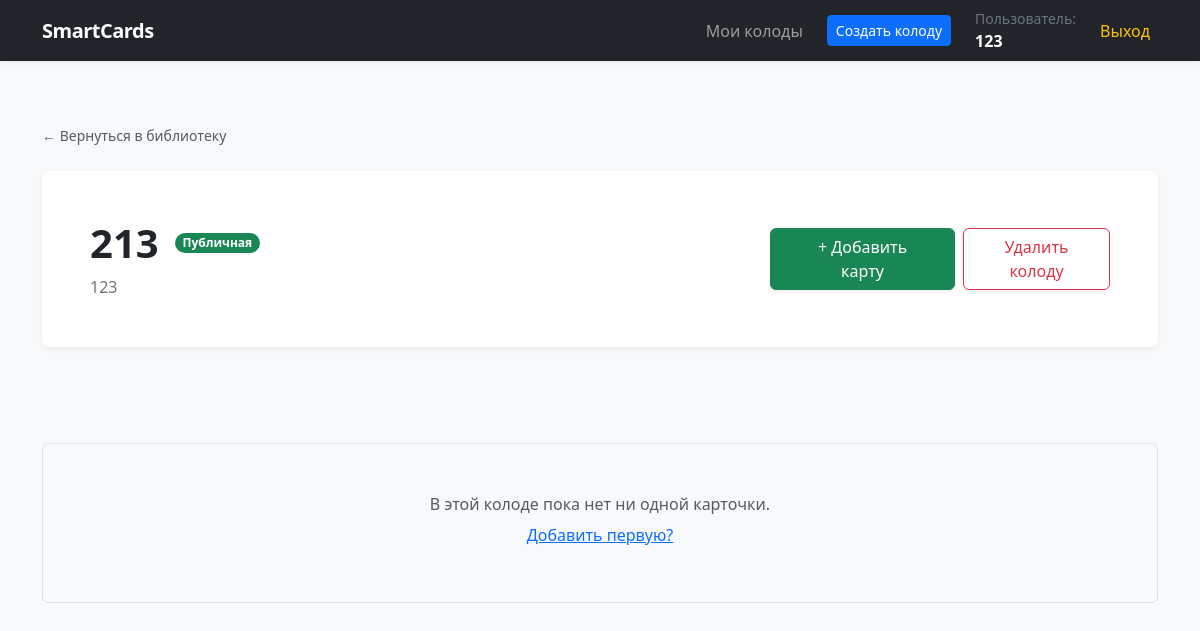
The page /deck/1 (signed in) on the database its author committed.
### models.py (models this page shows, shortened)
class User(db.Model, UserMixin):
    __tablename__ = 'users'
    id = db.Column(db.Integer, primary_key=True)
    username = db.Column(db.String(80), unique=True, nullable=False)
    email = db.Column(db.String(120), unique=True, nullable=False)
    password_hash = db.Column(db.String(255), nullable=False)
    decks = db.relationship('Deck', backref='author', lazy=True, cascade="all, delete-orphan")

class Deck(db.Model):
    __tablename__ = 'decks'
    id = db.Column(db.Integer, primary_key=True)
    title = db.Column(db.String(100), nullable=False)
    description = db.Column(db.Text, nullable=True)
    is_public = db.Column(db.Boolean, default=False)
    created_at = db.Column(db.DateTime, default=datetime.utcnow)
    user_id = db.Column(db.Integer, db.ForeignKey('users.id'), nullable=False)
    cards = db.relationship('Card', backref='deck', lazy=True, cascade="all, delete-orphan")

### app.py (the view)
@app.route('/deck/<int:deck_id>')
def view_deck(deck_id):
    deck = Deck.query.get_or_404(deck_id)
    if not deck.is_public and (not current_user.is_authenticated or deck.user_id != current_user.id):
        abort(403)
    return render_template('view_deck.html', deck=deck)

### app.py (called while the page is built)
@login_manager.user_loader
def load_user(user_id):
    return User.query.get(int(user_id))

### templates/view_deck.html
{% extends "base.html" %}
{% block content %}
<div class="mb-4">
    <a href="{{ url_for('index') }}" class="text-decoration-none text-muted small">← Вернуться в библиотеку</a>
</div>
<div class="row bg-white p-4 p-md-5 rounded shadow-sm mb-5 align-items-center mx-0">
    <div class="col-md-8 px-0">
        <div class="d-flex align-items-center mb-2">
            <h1 class="fw-bold mb-0 me-3">{{ deck.title }}</h1>
            {% if deck.is_public %}
            <span class="badge bg-success rounded-pill">Публичная</span>
            {% endif %}
        </div>
        <p class="text-secondary mb-0">{{ deck.description or "Описание отсутствует." }}</p>
    </div>
    <div class="col-md-4 text-md-end mt-4 mt-md-0 px-0">
        {% if current_user.id == deck.user_id %}
        <div class="d-flex justify-content-md-end gap-2">
            <a href="{{ url_for('add_card', deck_id=deck.id) }}" class="btn btn-success px-4 shadow-sm">
                + Добавить карту
            </a>
            <form action="{{ url_for('delete_deck', deck_id=deck.id) }}" method="POST"
                  onsubmit="return confirm('Удалить эту колоду навсегда?')">
                <button type="submit" class="btn btn-outline-danger shadow-sm">Удалить колоду</button>
            </form>
        </div>
        {% endif %}
    </div>
</div>
<div class="row g-4">
    {% for card in deck.cards %}
    <div class="col-md-6 col-lg-4">
        <div class="card h-100 shadow-sm border-0 overflow-hidden">
            {% if card.image_path %}
            <div style="height: 200px; overflow: hidden;">
                <img src="{{ url_for('static', filename='uploads/' + card.image_path) }}"
                     class="w-100 h-100" style="object-fit: cover;">
            </div>
            {% endif %}
            <div class="card-body text-center p-4">
                <div class="mb-4">
                    <p class="text-uppercase text-muted small ls-1 mb-1" style="letter-spacing: 1px;">Вопрос</p>
                    <h4 class="fw-bold">{{ card.question }}</h4>
                </div>
                <hr class="w-25 mx-auto text-secondary opacity-25">
                <div class="mt-4">
                    <p class="text-uppercase text-muted small ls-1 mb-1" style="letter-spacing: 1px;">Ответ</p>
                    <h5 class="text-primary fw-bold">{{ card.answer }}</h5>
                </div>
            </div>
            {% if current_user.id == deck.user_id %}
            <div class="card-footer bg-light border-0 text-center py-3">
                <a href="{{ url_for('delete_card', card_id=card.id) }}"
                   class="btn btn-sm btn-link text-danger text-decoration-none"
                   onclick="return confirm('Удалить эту карточку?')">
                    🗑️ Удалить карточку
                </a>
            </div>
            {% endif %}
        </div>
    </div>
    {% else %}
    <div class="col-12 text-center py-5">
        <div class="bg-light border rounded p-5">
            <p class="text-muted mb-0">В этой колоде пока нет ни одной карточки.</p>
            {% if current_user.id == deck.user_id %}
            <a href="{{ url_for('add_card', deck_id=deck.id) }}" class="btn btn-link">Добавить первую?</a>
            {% endif %}
        </div>
    </div>
    {% endfor %}
</div>
{% endblock %}

### templates/base.html (shortened to what this page needs)
<!DOCTYPE html>
<html lang="ru">
<head>
    <link href="https://cdn.jsdelivr.net/npm/bootstrap@5.3.0/dist/css/bootstrap.min.css" rel="stylesheet">
    <link rel="stylesheet" href="{{ url_for('static', filename='css/style.css') }}">
</head>
<body class="bg-light">
<nav class="navbar navbar-expand-lg navbar-dark bg-dark shadow-sm">
    <div class="container">
        <a class="navbar-brand" href="{{ url_for('index') }}">SmartCards</a>
        <div class="collapse navbar-collapse" id="navbarNav">
            <ul class="navbar-nav ms-auto align-items-center">
                {% if current_user.is_authenticated %}
                <li class="nav-item"><a class="nav-link" href="{{ url_for('index') }}">Мои колоды</a></li>
                <li class="nav-item"><a class="btn btn-primary btn-sm ms-lg-3" href="{{ url_for('new_deck') }}">Создать
                    колоду</a></li>
                <li class="nav-item ms-lg-4">
                    <span class="text-secondary small d-block">Пользователь:</span>
                    <span class="text-white fw-bold">{{ current_user.username }}</span>
                </li>
                <li class="nav-item ms-lg-3"><a class="nav-link text-warning" href="{{ url_for('logout') }}">Выход</a>
                </li>
                {% else %}
                <li class="nav-item"><a class="nav-link" href="{{ url_for('login') }}">Вход</a></li>
                <li class="nav-item"><a class="btn btn-outline-light btn-sm ms-lg-2" href="{{ url_for('register') }}">Регистрация</a>
                </li>
                {% endif %}
            </ul>
        </div>
    </div>
</nav>
<div class="container main-container">
    {% block content %}{% endblock %}
</div>
</body>
</html>

### static/css/style.css (style rules this page uses)
body { font-family: 'Segoe UI', Tahoma, Geneva, Verdana, sans-serif; }
.navbar { margin-bottom: 30px; }

### templates/base.html (style rules this page uses)
.navbar-brand { font-weight: 700; letter-spacing: -0.5px; }
.main-container { min-height: 80vh; padding-top: 2rem; padding-bottom: 4rem; }

### rows shown on the page
User: username "123"
Deck: title "213", description "123"
